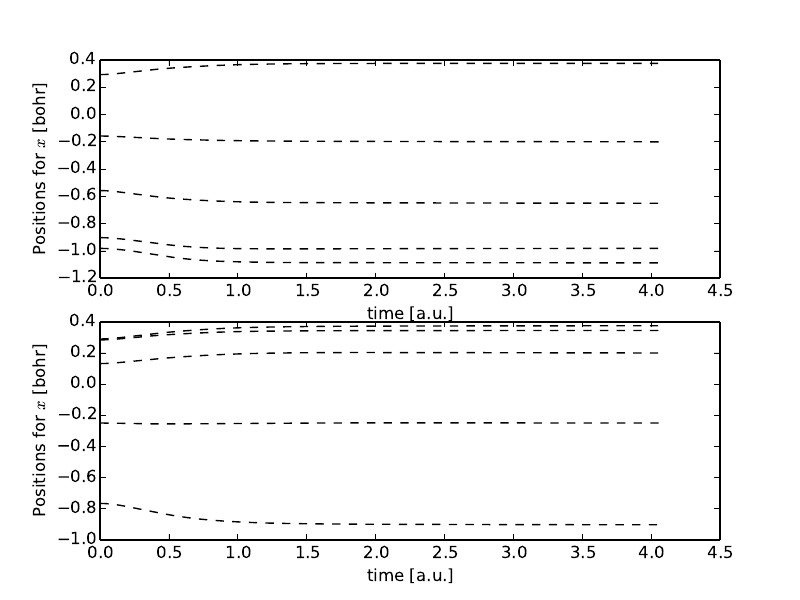

Generate this figure with Python:
##!/usr/bin/python

import numpy as np
import pylab as pl

#with open("traj.dat") as f:
#    data = f.read()
#
#    data = data.split('\n')
#
#    x = [row.split(' ')[0] for row in data]
#    y = [row.split(' ')[1] for row in data]
#
#    fig = plt.figure()
#
#    ax1 = fig.add_subplot(111)
#
#    ax1.set_title("Plot title...")    
#    ax1.set_xlabel('your x label..')
#    ax1.set_ylabel('your y label...')
#
#    ax1.plot(x,y, c='r', label='the data')
#
#    leg = ax1.legend()
#fig = plt.figure()
data = np.genfromtxt(fname='traj.dat') 
#data = np.loadtxt('traj.dat')
pl.subplot(211)
for x in range(1,6):
    pl.plot(data[:,0],data[:,x],'k--')

#plt.figure(1) 
#plt.plot(x,y1,'-')
#plt.plot(x,y2,'g-')
#pl.ylim(0,1)
pl.xlabel('time [a.u.]')
pl.ylabel('Positions for $x$ [bohr]')
#pl.title('traj')
pl.subplot(212)
for x in range(7,12):
    pl.plot(data[:,0],data[:,x],'k--')

#plt.figure(1) 
#plt.plot(x,y1,'-')
#plt.plot(x,y2,'g-')
#pl.ylim(0,1)
pl.xlabel('time [a.u.]')
pl.ylabel('Positions for $x$ [bohr]')
pl.savefig('traj.pdf')
pl.show() 

